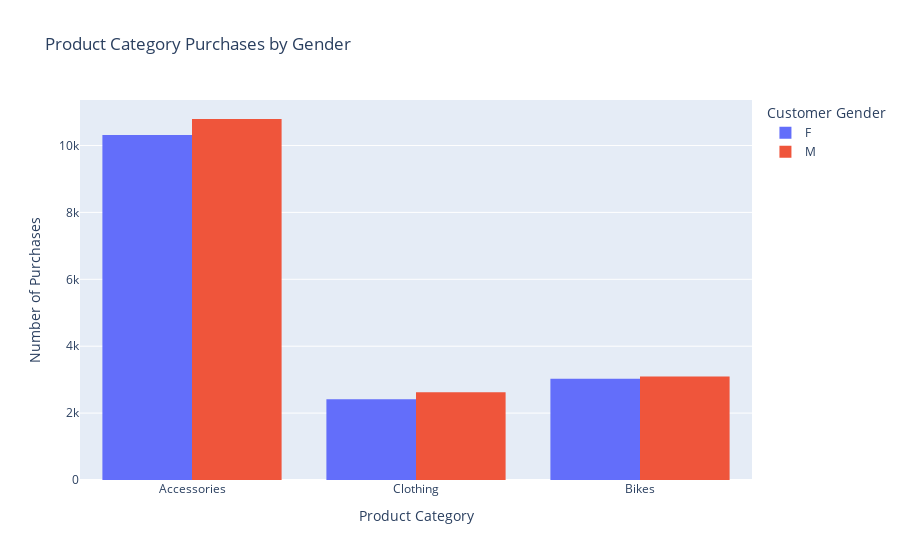

The notebook cell this image was saved under:
### Code cell
# Product Category Purchases by Gender using plotly.express


plt.figure(figsize=(8, 6))
fig = px.histogram(df, x='Product Category', color='Customer Gender', barmode='group',
                   title='Product Category Purchases by Gender')
fig.update_layout(xaxis_title='Product Category', yaxis_title='Number of Purchases')
fig.show()

### Figure 1 — Plotly figure (JSON) as saved in the notebook; plotly's stock layout.template omitted (floating-point values rounded to 4 significant figures; data arrays with more than 128 entries replaced by an {"elided": "..."} marker saying what was removed)
{"data": [{"alignmentgroup": "True", "bingroup": "x", "hovertemplate": "Customer Gender=F<br>Product Category=%{x}<br>count=%{y}<extra></extra>", "legendgroup": "F", "marker": {"color": "#636efa", "pattern": {"shape": ""}}, "name": "F", "offsetgroup": "F", "orientation": "v", "showlegend": true, "type": "histogram", "x": {"elided": "15748 str values"}, "xaxis": "x", "yaxis": "y"}, {"alignmentgroup": "True", "bingroup": "x", "hovertemplate": "Customer Gender=M<br>Product Category=%{x}<br>count=%{y}<extra></extra>", "legendgroup": "M", "marker": {"color": "#EF553B", "pattern": {"shape": ""}}, "name": "M", "offsetgroup": "M", "orientation": "v", "showlegend": true, "type": "histogram", "x": {"elided": "16515 str values"}, "xaxis": "x", "yaxis": "y"}], "layout": {"barmode": "group", "legend": {"title": {"text": "Customer Gender"}, "tracegroupgap": 0}, "title": {"text": "Product Category Purchases by Gender"}, "xaxis": {"anchor": "y", "domain": [0, 1], "title": {"text": "Product Category"}}, "yaxis": {"anchor": "x", "domain": [0, 1], "title": {"text": "Number of Purchases"}}}}
